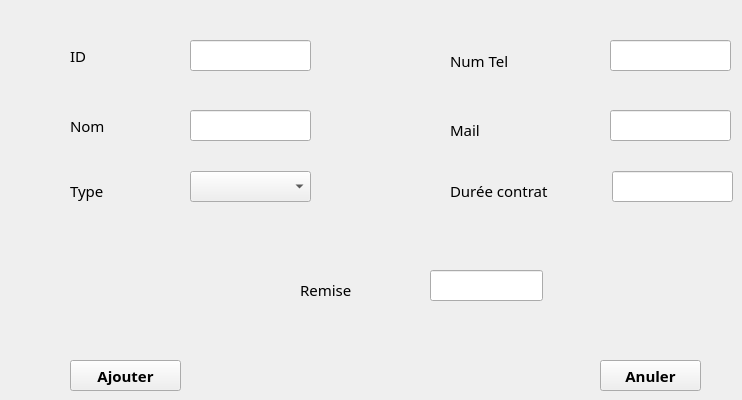
      <widget class="QWidget" name="tab_12">
       <attribute name="title">
        <string>ajouter</string>
       </attribute>
       <widget class="QLineEdit" name="lineEdit_ID_ajouter_partenaire">
        <property name="geometry">
         <rect>
          <x>190</x>
          <y>40</y>
          <width>121</width>
          <height>31</height>
         </rect>
        </property>
       </widget>
       <widget class="QLabel" name="label_59">
        <property name="geometry">
         <rect>
          <x>70</x>
          <y>30</y>
          <width>61</width>
          <height>51</height>
         </rect>
        </property>
        <property name="font">
         <font>
          <family>MS Reference Sans Serif</family>
          <pointsize>11</pointsize>
         </font>
        </property>
        <property name="text">
         <string>ID</string>
        </property>
       </widget>
       <widget class="QLabel" name="label_60">
        <property name="geometry">
         <rect>
          <x>70</x>
          <y>110</y>
          <width>71</width>
          <height>31</height>
         </rect>
        </property>
        <property name="font">
         <font>
          <family>MS Reference Sans Serif</family>
          <pointsize>11</pointsize>
         </font>
        </property>
        <property name="text">
         <string>Nom</string>
        </property>
       </widget>
       <widget class="QLabel" name="label_61">
        <property name="geometry">
         <rect>
          <x>450</x>
          <y>180</y>
          <width>131</width>
          <height>21</height>
         </rect>
        </property>
        <property name="font">
         <font>
          <family>MS Reference Sans Serif</family>
          <pointsize>11</pointsize>
         </font>
        </property>
        <property name="text">
         <string>Durée contrat</string>
        </property>
       </widget>
       <widget class="QLabel" name="label_62">
        <property name="geometry">
         <rect>
          <x>450</x>
          <y>50</y>
          <width>101</width>
          <height>21</height>
         </rect>
        </property>
        <property name="font">
         <font>
          <family>MS Reference Sans Serif</family>
          <pointsize>11</pointsize>
         </font>
        </property>
        <property name="text">
         <string>Num Tel</string>
        </property>
       </widget>
       <widget class="QLabel" name="label_63">
        <property name="geometry">
         <rect>
          <x>300</x>
          <y>280</y>
          <width>111</width>
          <height>20</height>
         </rect>
        </property>
        <property name="font">
         <font>
          <family>MS Reference Sans Serif</family>
          <pointsize>11</pointsize>
          <weight>50</weight>
          <bold>false</bold>
         </font>
        </property>
        <property name="text">
         <string>Remise </string>
        </property>
       </widget>
       <widget class="QLabel" name="label_64">
        <property name="geometry">
         <rect>
          <x>450</x>
          <y>120</y>
          <width>81</width>
          <height>20</height>
         </rect>
        </property>
        <property name="font">
         <font>
          <family>MS Reference Sans Serif</family>
          <pointsize>11</pointsize>
         </font>
        </property>
        <property name="text">
         <string>Mail</string>
        </property>
       </widget>
       <widget class="QLineEdit" name="lineEdit_NumTel_ajouter_partenaire">
        <property name="geometry">
         <rect>
          <x>610</x>
          <y>40</y>
          <width>121</width>
          <height>31</height>
         </rect>
        </property>
       </widget>
       <widget class="QLineEdit" name="lineEdit_Dureecontrat_ajouter_partenaire">
        <property name="geometry">
         <rect>
          <x>612</x>
          <y>171</y>
          <width>121</width>
          <height>31</height>
         </rect>
        </property>
       </widget>
       <widget class="QLineEdit" name="lineEdit_Nom_ajouter_partenaire">
        <property name="geometry">
         <rect>
          <x>190</x>
          <y>110</y>
          <width>121</width>
          <height>31</height>
         </rect>
        </property>
       </widget>
       <widget class="QLineEdit" name="lineEdit_Remise_ajouter_partenaire">
        <property name="geometry">
         <rect>
          <x>430</x>
          <y>270</y>
          <width>113</width>
          <height>31</height>
         </rect>
        </property>
       </widget>
       <widget class="QLineEdit" name="lineEdit_Mail_ajouter_partenaire">
        <property name="geometry">
         <rect>
          <x>610</x>
          <y>110</y>
          <width>121</width>
          <height>31</height>
         </rect>
        </property>
       </widget>
       <widget class="QPushButton" name="pushButton_partenaire_ajouter">
        <property name="geometry">
         <rect>
          <x>70</x>
          <y>360</y>
          <width>111</width>
          <height>31</height>
         </rect>
        </property>
        <property name="font">
         <font>
          <family>MS Reference Sans Serif</family>
          <pointsize>11</pointsize>
          <weight>75</weight>
          <bold>true</bold>
         </font>
        </property>
        <property name="text">
         <string>Ajouter</string>
        </property>
       </widget>
       <widget class="QPushButton" name="pushButton_6">
        <property name="geometry">
         <rect>
          <x>600</x>
          <y>360</y>
          <width>101</width>
          <height>31</height>
         </rect>
        </property>
        <property name="font">
         <font>
          <family>MS Reference Sans Serif</family>
          <pointsize>11</pointsize>
          <weight>75</weight>
          <bold>true</bold>
         </font>
        </property>
        <property name="text">
         <string>Anuler</string>
        </property>
       </widget>
       <widget class="QLabel" name="label_65">
        <property name="geometry">
         <rect>
          <x>70</x>
          <y>170</y>
          <width>71</width>
          <height>41</height>
         </rect>
        </property>
        <property name="font">
         <font>
          <family>MS Reference Sans Serif</family>
          <pointsize>11</pointsize>
         </font>
        </property>
        <property name="text">
         <string>Type</string>
        </property>
       </widget>
       <widget class="QComboBox" name="comboBox_type_partenaire">
        <property name="geometry">
         <rect>
          <x>190</x>
          <y>171</y>
          <width>121</width>
          <height>31</height>
         </rect>
        </property>
        <property name="font">
         <font>
          <family>MS Reference Sans Serif</family>
          <pointsize>11</pointsize>
         </font>
        </property>
       </widget>
      </widget>
